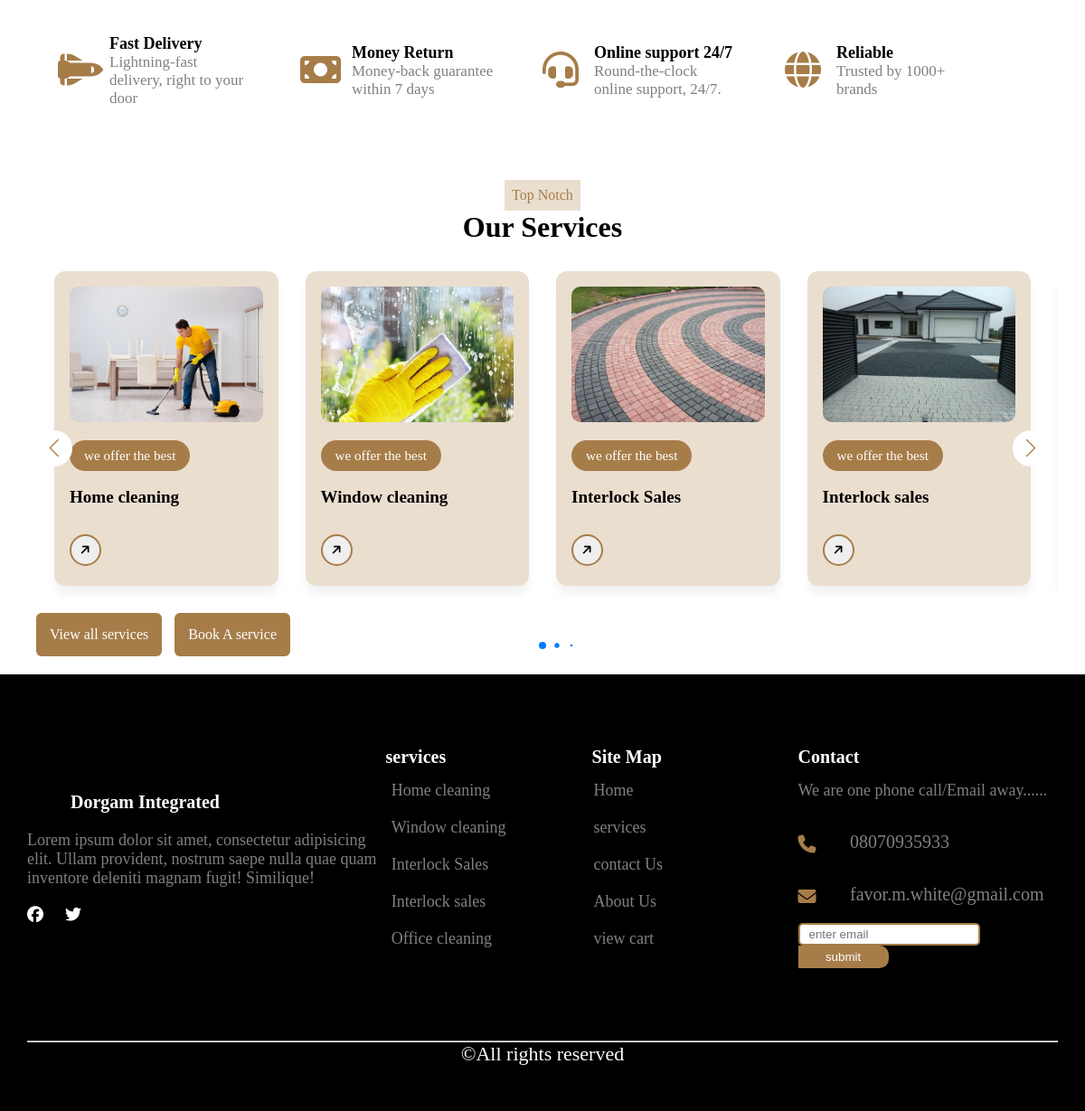
The app's page /subscribe (lower part), older data.
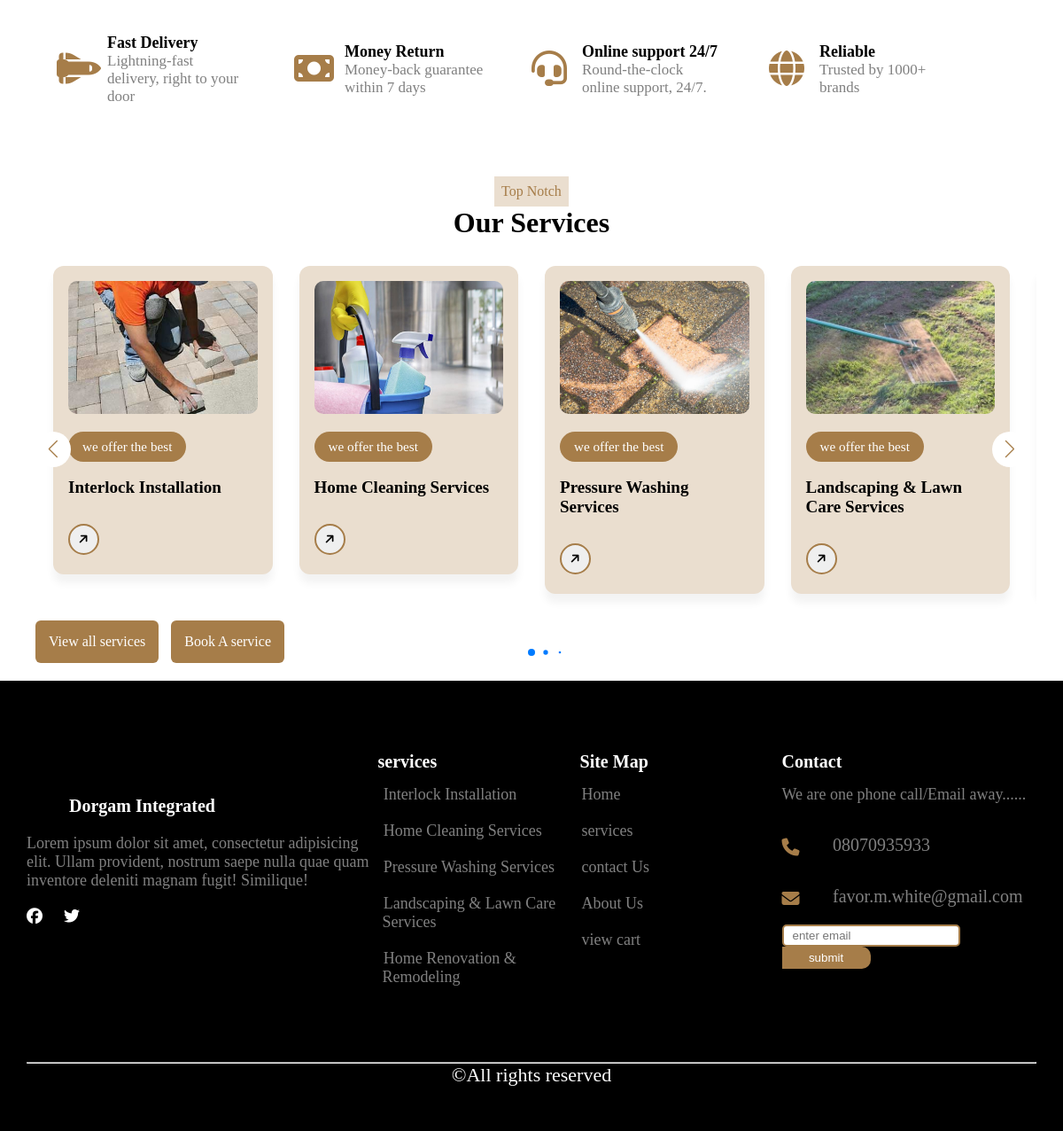
The same page, newer data.
### core/models.py (models this page shows)
class Service(models.Model):
    image = models.ImageField(
        upload_to='services/images/',
        blank=False,
        null=False,
        help_text="enter service image"
    )
    name_of_service = models.CharField(max_length=200, blank=False, null=False)
    detail = CKEditor5Field(config_name='default')

### core/views.py (the view)
# urls.py: path('subscribe', views.subscribe, name="subscribe"),
def subscribe(request):
     if request.method == 'POST':
         email = request.POST.get('email')
         addToLead(email, email)
         messages.success(request, "thanks for subscribing to our newsletter")
         return redirect('home')
     return render(request, "mainSite/homePage.html")

### core/context_processors.py (called while the page is built)
def contact_info(request):
    contactInfo = Contact.objects.first()
    return {"contact": contactInfo}

def services(request):
    services = Service.objects.all()[:5]
    return {"services": services}

def social_media_view(request):
    social = SocialMedia.objects.first()  # You can adjust the query as needed
    return {'social': social}

def cart_item_count(request):
    if request.user.is_authenticated:
        try:
            cart = Cart.objects.filter(user=request.user, completed=False).first()
            if cart:
                total_items = sum(item.quantity for item in cart.cartitems.all())
            else:
                total_items = 0
        except Exception as e:
            print(f"Error calculating cart item count: {e}")
            total_items = 0
    else:
        total_items = 0
    return {"cart_item_count": total_items}

### templates/mainSite/homePage.html (shortened to what this page needs)
{% extends "./main.html" %}
{% load static %}
{% load humanize %}
{% block stylelinks %}
    <link rel="stylesheet"href="https://cdn.jsdelivr.net/npm/swiper@11/swiper-bundle.min.css"/>
    <link rel="stylesheet" href="{% static 'css/mainSite/homePage.css' %}">
    <link rel="stylesheet" href="{% static 'css/mainSite/shopPage.css' %}">
{% endblock stylelinks %}
{% block content %}
    <div class="assurance container">
        <div class="box">
            <div class="icon"><i class="fa-solid fa-shuttle-space"></i></div>
            <div class="text">
                <h1>Fast Delivery</h1>
                <p>Lightning-fast delivery, right to your door</p>
            </div>
        </div>
        <div class="box">
            <div class="icon"><i class="fa-solid fa-money-bill"></i></div>
            <div class="text">
                <h1>Money Return</h1>
                <p>Money-back guarantee within 7 days</p>
            </div>
        </div>
        <div class="box">
            <div class="icon"><i class="fa-solid fa-headset"></i></div>
            <div class="text">
                <h1>Online support 24/7</h1>
                <p>Round-the-clock online support, 24/7.</p>
            </div>
        </div>
        <div class="box">
            <div class="icon"><i class="fa-solid fa-globe"></i></div>
            <div class="text">
                <h1>Reliable</h1>
                <p>Trusted by 1000+ brands</p>
            </div>
        </div>
    </div>
    {% if services %}
        <div class="heading container">
            <p>Top Notch</p>
            <h1 > Our Services</h1>
        </div>
    <div class="service-featured container swiper">
        <div class="card-wrapper">
            <ul class="card-list swiper-wrapper">
                {% for service in services  %}
                <li class="card-items swiper-slide">
                    <a href="{% url 'service' service.id %}" class="card-link">
                        <img src="{{ service.image.url }}" alt="" class="card-image">
                        <p class="badge">we offer the best</p>
                        <h2 class="card-title">{{ service.name_of_service }}</h2>
                        <button class="card-button fa-solid fa-arrow-right"></button>
                    </a>
                </li>
                {% endfor %}
            </ul>
            <div class="swiper-pagination"></div>
            <div class="swiper-button-prev"></div>
            <div class="swiper-button-next"></div>
        </div>
        <div class="featured-service-btn">
            <a href="{% url 'services' %}"> View all services</a>
        </div>
        <div class="featured-service-btn">
            <a href="{% url 'bookService' %}"> Book A service </a>
        </div>
    </div>
    {% endif %}
{% endblock %}

### templates/mainSite/main.html (shortened to what this page needs)
{% load static %}
<!DOCTYPE html>
<html lang="en">
<head>
    <link rel="stylesheet" href="{% static 'css/mainSite/main.css' %}">
    {% block stylelinks %} {% endblock stylelinks %}
</head>
<body>
     {% include 'flashMessages/message.html' %}
    {% block content %} {% endblock content %}
    <footer>
        <div class="footer-container container">
            <div class="footer-about">
                <div class="heading">
                    <div class="logo"><img src="{% static 'images/homePage/logo.jfif' %}" alt="" srcset=""></div>
                    <h1>Dorgam Integrated</h1>
                </div>
                <p>
                    Lorem ipsum dolor sit amet, consectetur adipisicing elit. Ullam provident,
                    nostrum saepe nulla quae quam inventore deleniti magnam fugit! Similique!
                </p>
               <div class="socials">
                {% if social.facebook %}
                    <a href="{{ social.facebook }}" target="_blank">
                        <i class="fa-brands fa-facebook"></i>
                    </a>
                {% endif %}
                {% if social.twitter %}
                    <a href="{{ social.twitter }}" target="_blank">
                        <i class="fa-brands fa-twitter"></i>
                    </a>
                {% endif %}
            </div>
            </div>
            <div class="footer-services">
                <h1> services</h1>
                {% for service in services %}
                    <a href="{% url 'service' service.id %}">{{ service.name_of_service }}</a>
                {% endfor %}
            </div>
            <div class="footer-links">
                <h1> Site Map </h1>
                <ul>
                    <li><a href="{% url 'home' %}">Home</a></li>
                    <li><a href="{% url 'services' %}">services</a></li>
                    <li><a href="{% url 'contactUs' %}">contact Us</a></li>
                    <li><a href="{% url 'about' %}">About Us</a></li>
                     <li><a href="{% url 'cart' %}">view cart</a></li>
                </ul>
            </div>
            <div class="footer-contact-info">
                <h1> Contact </h1>
                <p>We are one phone call/Email away......</p>
                    <div class="info">
                        <i class="fa-solid fa-phone"></i>
                        <p>{{ contact.phoneNumber }}</p>
                    </div>
                    <div class="info">
                        <i class="fa-solid fa-envelope"></i>
                        <p>{{ contact.email }}</p>
                    </div>
                    <div class="newsletter">
                        <form action="{% url 'subscribe' %}" method="post">
                             <input type="email" required placeholder="enter email" name="email">
                             <button type="submit">submit</button>
                        </form>
                    </div>
            </div>
        </div>
        <div class="copyright container">
            <hr style="color: grey;">
            <p>&copy;All rights reserved</p>
        </div>
    </footer>
</body>
</html>

Row changes from the older to the newer data that the page shows:
removed Service: image (picture), name_of_service "Home cleaning"
removed Service: image (picture), name_of_service "Window cleaning"
removed Service: image (picture), name_of_service "Interlock Sales"
removed Service: image (picture), name_of_service "Interlock sales"
removed Service: name_of_service "Office cleaning", shown under "services"
added Service: image (picture), name_of_service "Interlock Installation"
added Service: image (picture), name_of_service "Home Cleaning Services"
added Service: image (picture), name_of_service "Pressure Washing Services"
added Service: image (picture), name_of_service "Landscaping & Lawn Care Services"
added Service: name_of_service "Home Renovation & Remodeling", shown under "services"
